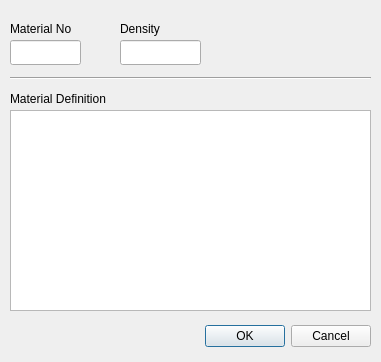
<ui version="4.0" >
 <author></author>
 <comment></comment>
 <exportmacro></exportmacro>
 <class>newMGroupDialog</class>
 <widget class="QDialog" name="newMGroupDialog" >
  <property name="geometry" >
   <rect>
    <x>0</x>
    <y>0</y>
    <width>381</width>
    <height>362</height>
   </rect>
  </property>
  <property name="windowTitle" >
   <string>Dialog</string>
  </property>
  <widget class="QWidget" name="layoutWidget" >
   <property name="geometry" >
    <rect>
     <x>20</x>
     <y>320</y>
     <width>351</width>
     <height>33</height>
    </rect>
   </property>
   <layout class="QHBoxLayout" >
    <property name="margin" >
     <number>0</number>
    </property>
    <property name="spacing" >
     <number>6</number>
    </property>
    <item>
     <spacer>
      <property name="orientation" >
       <enum>Qt::Horizontal</enum>
      </property>
      <property name="sizeHint" >
       <size>
        <width>131</width>
        <height>31</height>
       </size>
      </property>
     </spacer>
    </item>
    <item>
     <widget class="QPushButton" name="okButton" >
      <property name="text" >
       <string>OK</string>
      </property>
     </widget>
    </item>
    <item>
     <widget class="QPushButton" name="cancelButton" >
      <property name="text" >
       <string>Cancel</string>
      </property>
     </widget>
    </item>
   </layout>
  </widget>
  <widget class="Line" name="line" >
   <property name="geometry" >
    <rect>
     <x>10</x>
     <y>70</y>
     <width>361</width>
     <height>16</height>
    </rect>
   </property>
   <property name="orientation" >
    <enum>Qt::Horizontal</enum>
   </property>
  </widget>
  <widget class="QTextEdit" name="textEdit" >
   <property name="geometry" >
    <rect>
     <x>10</x>
     <y>110</y>
     <width>361</width>
     <height>201</height>
    </rect>
   </property>
  </widget>
  <widget class="QLabel" name="label_3" >
   <property name="geometry" >
    <rect>
     <x>10</x>
     <y>90</y>
     <width>111</width>
     <height>17</height>
    </rect>
   </property>
   <property name="text" >
    <string>Material Definition</string>
   </property>
  </widget>
  <widget class="QLabel" name="label_2" >
   <property name="geometry" >
    <rect>
     <x>120</x>
     <y>20</y>
     <width>57</width>
     <height>17</height>
    </rect>
   </property>
   <property name="text" >
    <string>Density</string>
   </property>
  </widget>
  <widget class="QLabel" name="label" >
   <property name="geometry" >
    <rect>
     <x>10</x>
     <y>20</y>
     <width>67</width>
     <height>17</height>
    </rect>
   </property>
   <property name="text" >
    <string>Material No</string>
   </property>
  </widget>
  <widget class="QLineEdit" name="lineEdit" >
   <property name="geometry" >
    <rect>
     <x>120</x>
     <y>40</y>
     <width>81</width>
     <height>25</height>
    </rect>
   </property>
  </widget>
  <widget class="QLineEdit" name="MNo" >
   <property name="geometry" >
    <rect>
     <x>10</x>
     <y>40</y>
     <width>71</width>
     <height>25</height>
    </rect>
   </property>
  </widget>
 </widget>
 <pixmapfunction></pixmapfunction>
 <resources/>
 <connections>
  <connection>
   <sender>okButton</sender>
   <signal>clicked()</signal>
   <receiver>newMGroupDialog</receiver>
   <slot>accept()</slot>
   <hints>
    <hint type="sourcelabel" >
     <x>278</x>
     <y>253</y>
    </hint>
    <hint type="destinationlabel" >
     <x>96</x>
     <y>254</y>
    </hint>
   </hints>
  </connection>
  <connection>
   <sender>cancelButton</sender>
   <signal>clicked()</signal>
   <receiver>newMGroupDialog</receiver>
   <slot>reject()</slot>
   <hints>
    <hint type="sourcelabel" >
     <x>369</x>
     <y>253</y>
    </hint>
    <hint type="destinationlabel" >
     <x>179</x>
     <y>282</y>
    </hint>
   </hints>
  </connection>
 </connections>
</ui>
